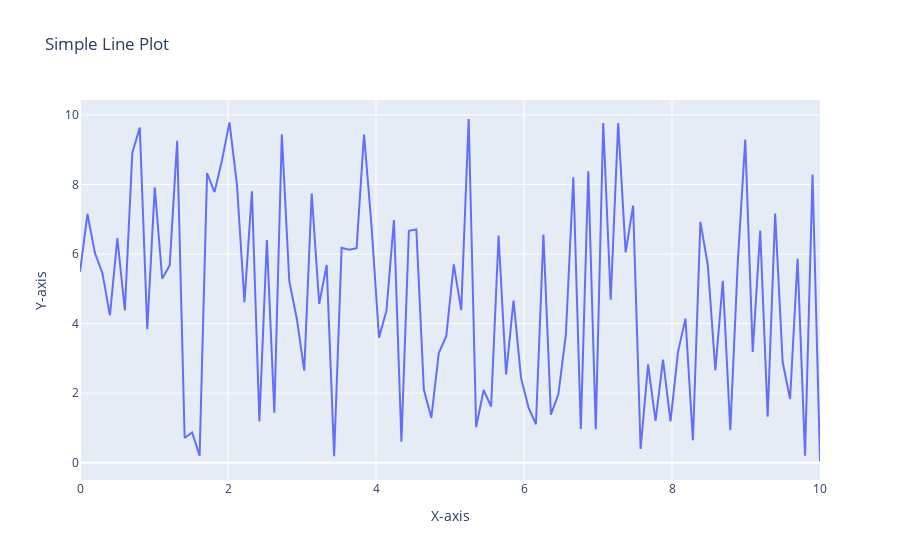

The notebook cell this image was saved under:
### Code cell
# 20. Using Plotly, create a basic line plot of a randomly generated dataset, label the axes, and set the title as
# 'Simple Line Plot'.

# Step 1: Install Plotly
# You can install Plotly using pip if it's not already installed
# !pip install plotly

# Step 2: Import necessary libraries
import plotly.graph_objects as go
import numpy as np

# Step 3: Generate the data
np.random.seed(0)  # For reproducibility
x = np.linspace(0, 10, 100)
y = np.random.rand(100) * 10

# Step 4: Create the line plot
fig = go.Figure(data=go.Scatter(x=x, y=y, mode='lines'))

# Step 5: Label the axes and set the title
fig.update_layout(
    title='Simple Line Plot',
    xaxis_title='X-axis',
    yaxis_title='Y-axis'
)

# Step 6: Display the plot
fig.show()
